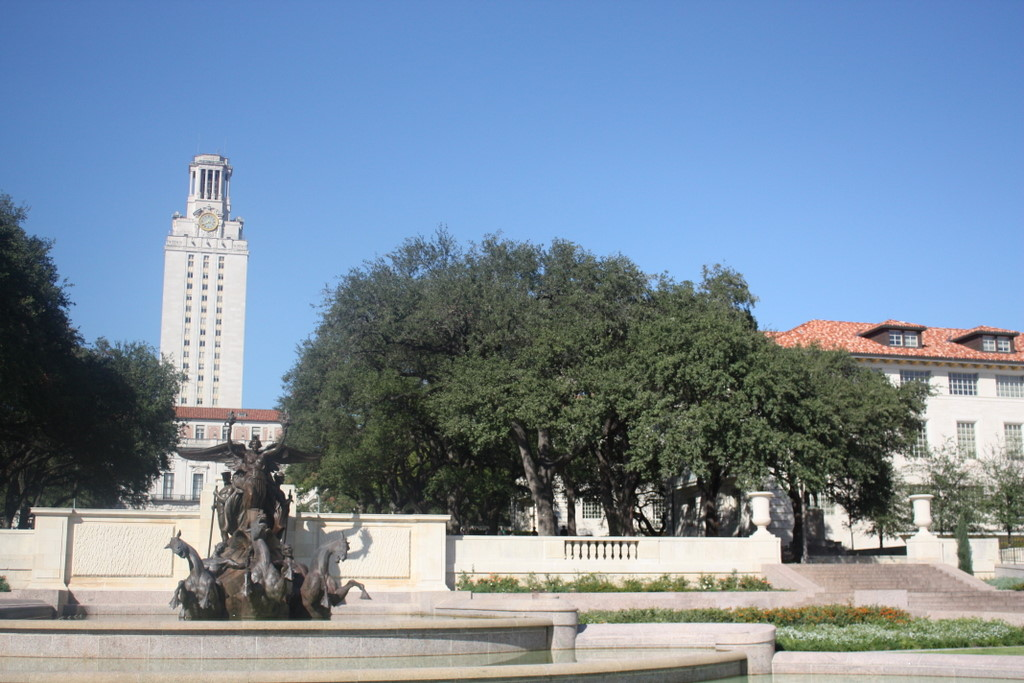
#> input picture ImgStitch/uttower_left.JPG, 1024 x 683 px, found by its file name
$ jupyter execute Thai_Justin_HW2.ipynb
#> lines starting #> are read from the running program, lines starting #| are printed output that depends on the picture; long printed decimals are rounded
### ImgStitch/utils.py
import numpy as np
from skimage.color import rgb2gray
from scipy.signal import convolve2d
from scipy.ndimage import rank_filter
from scipy.stats import norm


def dist2(x, c):
    """
    Calculates squared distance between two sets of points.

    Parameters
    ----------
    x: numpy.ndarray
        Data of shape `(ndata, dimx)`
    c: numpy.ndarray
        Centers of shape `(ncenters, dimc)`

    Returns
    -------
    n2: numpy.ndarray
        Squared distances between each pair of data from x and c, of shape
        `(ndata, ncenters)`
    """
    assert x.shape[1] == c.shape[1], \
        'Data dimension does not match dimension of centers'

    x = np.expand_dims(x, axis=0)  # new shape will be `(1, ndata, dimx)`
    c = np.expand_dims(c, axis=1)  # new shape will be `(ncenters, 1, dimc)`

    # We will now use broadcasting to easily calculate pairwise distances
    n2 = np.sum((x - c) ** 2, axis=-1)

    return n2


def gen_dgauss(sigma):
    """
    Generates the horizontally and vertically differentiated Gaussian filter

    Parameters
    ----------
    sigma: float
        Standard deviation of the Gaussian distribution

    Returns
    -------
    Gx: numpy.ndarray
        First degree derivative of the Gaussian filter across rows
    Gy: numpy.ndarray
        First degree derivative of the Gaussian filter across columns
    """
    f_wid = 4 * np.floor(sigma)
    G = norm.pdf(np.arange(-f_wid, f_wid + 1),
                 loc=0, scale=sigma).reshape(-1, 1)
    G = G.T * G
    Gx, Gy = np.gradient(G)

    Gx = Gx * 2 / np.abs(Gx).sum()
    Gy = Gy * 2 / np.abs(Gy).sum()

    return Gx, Gy


def find_sift(I, circles, enlarge_factor=1.5):
    """
    Compute non-rotation-invariant SIFT descriptors of a set of circles

    Parameters
    ----------
    I: numpy.ndarray
        Image
    circles: numpy.ndarray
        An array of shape `(ncircles, 3)` where ncircles is the number of
        circles, and each circle is defined by (x, y, r), where r is the radius
        of the cirlce
    enlarge_factor: float
        Factor which indicates by how much to enlarge the radius of the circle
        before computing the descriptor (a factor of 1.5 or large is usually
        necessary for best performance)

    Returns
    -------
    sift_arr: numpy.ndarray
        Array of SIFT descriptors of shape `(ncircles, 128)`
    """
    assert circles.ndim == 2 and circles.shape[1] == 3, \
        'Use circles array (keypoints array) of correct shape'
    I = I.astype(np.float64)
    if I.ndim == 3:
        I = rgb2gray(I)

    NUM_ANGLES = 8
    NUM_BINS = 4
    NUM_SAMPLES = NUM_BINS * NUM_BINS
    ALPHA = 9
    SIGMA_EDGE = 1

    ANGLE_STEP = 2 * np.pi / NUM_ANGLES
    angles = np.arange(0, 2 * np.pi, ANGLE_STEP)

    height, width = I.shape[:2]
    num_pts = circles.shape[0]

    sift_arr = np.zeros((num_pts, NUM_SAMPLES * NUM_ANGLES))

    Gx, Gy = gen_dgauss(SIGMA_EDGE)

    Ix = convolve2d(I, Gx, 'same')
    Iy = convolve2d(I, Gy, 'same')
    I_mag = np.sqrt(Ix ** 2 + Iy ** 2)
    I_theta = np.arctan2(Ix, Iy + 1e-12)

    interval = np.arange(-1 + 1/NUM_BINS, 1 + 1/NUM_BINS, 2/NUM_BINS)
    gridx, gridy = np.meshgrid(interval, interval)
    gridx = gridx.reshape((1, -1))
    gridy = gridy.reshape((1, -1))

    I_orientation = np.zeros((height, width, NUM_ANGLES))

    for i in range(NUM_ANGLES):
        tmp = np.cos(I_theta - angles[i]) ** ALPHA
        tmp = tmp * (tmp > 0)

        I_orientation[:, :, i] = tmp * I_mag

    for i in range(num_pts):
        cx, cy = circles[i, :2]
        r = circles[i, 2]

        gridx_t = gridx * r + cx
        gridy_t = gridy * r + cy
        grid_res = 2.0 / NUM_BINS * r

        x_lo = np.floor(np.max([cx - r - grid_res / 2, 0])).astype(np.int32)
        x_hi = np.ceil(np.min([cx + r + grid_res / 2, width])).astype(np.int32)
        y_lo = np.floor(np.max([cy - r - grid_res / 2, 0])).astype(np.int32)
        y_hi = np.ceil(
            np.min([cy + r + grid_res / 2, height])).astype(np.int32)

        grid_px, grid_py = np.meshgrid(
            np.arange(x_lo, x_hi, 1),
            np.arange(y_lo, y_hi, 1))
        grid_px = grid_px.reshape((-1, 1))
        grid_py = grid_py.reshape((-1, 1))

        dist_px = np.abs(grid_px - gridx_t)
        dist_py = np.abs(grid_py - gridy_t)

        weight_x = dist_px / (grid_res + 1e-12)
        weight_x = (1 - weight_x) * (weight_x <= 1)
        weight_y = dist_py / (grid_res + 1e-12)
        weight_y = (1 - weight_y) * (weight_y <= 1)
        weights = weight_x * weight_y

        curr_sift = np.zeros((NUM_ANGLES, NUM_SAMPLES))
        for j in range(NUM_ANGLES):
            tmp = I_orientation[y_lo:y_hi, x_lo:x_hi, j].reshape((-1, 1))
            curr_sift[j, :] = (tmp * weights).sum(axis=0)
        sift_arr[i, :] = curr_sift.flatten()

    tmp = np.sqrt(np.sum(sift_arr ** 2, axis=-1))
    if np.sum(tmp > 1) > 0:
        sift_arr_norm = sift_arr[tmp > 1, :]
        sift_arr_norm /= tmp[tmp > 1].reshape(-1, 1)

        sift_arr_norm = np.clip(sift_arr_norm, sift_arr_norm.min(), 0.2)

        sift_arr_norm /= np.sqrt(
            np.sum(sift_arr_norm ** 2, axis=-1, keepdims=True))

        sift_arr[tmp > 1, :] = sift_arr_norm

    return sift_arr


def harris(im, sigma, thresh=None, radius=None):
    """
    Harris corner detector

    Parameters
    ----------
    im: numpy.ndarray
        Image to be processed
    sigma: float
        Standard deviation of smoothing Gaussian
    thresh: float (optional)
    radius: float (optional)
        Radius of region considered in non-maximal suppression

    Returns
    -------
    cim: numpy.ndarray
        Binary image marking corners
    r: numpy.ndarray
        Row coordinates of corner points. Returned only if none of `thresh` and
        `radius` are None.
    c: numpy.ndarray
        Column coordinates of corner points. Returned only if none of `thresh`
        and `radius` are None.
    """
    if im.ndim == 3:
        im = rgb2gray(im)

    dx = np.tile([[-1, 0, 1]], [3, 1])
    dy = dx.T

    Ix = convolve2d(im, dx, 'same')
    Iy = convolve2d(im, dy, 'same')

    f_wid = np.round(3 * np.floor(sigma))
    G = norm.pdf(np.arange(-f_wid, f_wid + 1),
                 loc=0, scale=sigma).reshape(-1, 1)
    G = G.T * G
    G /= G.sum()

    Ix2 = convolve2d(Ix ** 2, G, 'same')
    Iy2 = convolve2d(Iy ** 2, G, 'same')
    Ixy = convolve2d(Ix * Iy, G, 'same')

    cim = (Ix2 * Iy2 - Ixy ** 2) / (Ix2 + Iy2 + 1e-12)

    if thresh is None or radius is None:
        return cim
    else:
        size = int(2 * radius + 1)
        mx = rank_filter(cim, -1, size=size)
        cim = (cim == mx) & (cim > thresh)

        r, c = cim.nonzero()

        return cim, r, c


# [15 lines that do not run on import are left out]

### ImgStitch/Thai_Justin_HW2.ipynb
[cell 1]
from utils import harris, dist2, find_sift
import matplotlib.pyplot as plt
import matplotlib.patches as patches
import skimage
import numpy as np
from PIL import Image
import cv2
import random

## 1. Load images and Convert to grayscale

[cell 2]
img1 = Image.open('uttower_left.jpg').convert('L')
img1c = np.array(img1, dtype = np.float32)

img2 = Image.open('uttower_right.jpg').convert('L')
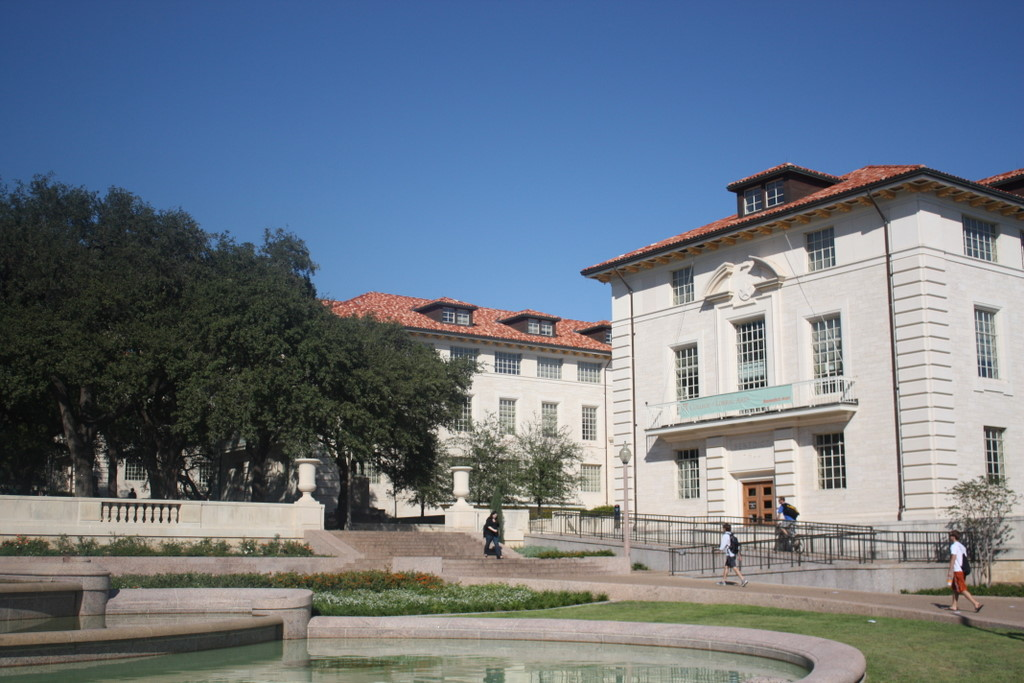
#> input picture ImgStitch/uttower_right.JPG, 1024 x 683 px, found by its file name
img2c = np.array(img2, dtype = np.float32)

img1c /= 255.0
img2c /= 255.0

[cell 3]
plt.imshow(img1c, cmap='gray')

[cell 4]
plt.imshow(img2c, cmap='gray')

## 2. Detect Feature Points

[cell 5]
radius = 5
thresh = 0.08
cim1, r1, c1 = harris(img1c, 2, thresh, radius)
#> in harris, `cim = (cim == mx) & (cim > thresh)`:
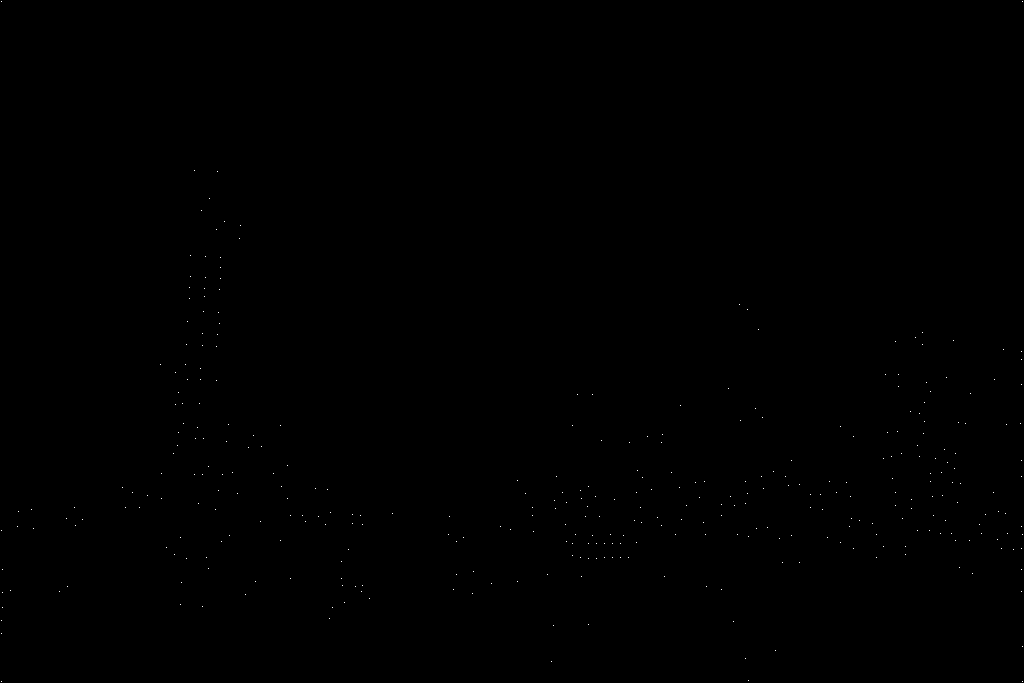
#> cim: shape (683, 1024) bool; 0.05% white in thin lines or dots
#> in harris, `r, c = cim.nonzero()`: r = 356 values from 1 to 681; c = 356 values, max 1022 at index 1, min 1 at index 0, mean 563.9
#> r1 = 356 values from 1 to 681; c1 has the same summary as c in harris
cim2, r2, c2 = harris(img2c, 2, thresh, radius)
#> call 2 of harris, with sigma = 2, thresh = 0.08, radius = 5
#> in harris (call 2), `mx = rank_filter(cim, -1, size=size)`:
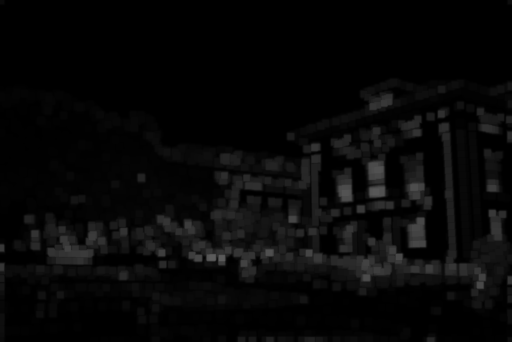
#> mx: shape (683, 1024) float64 (shown at 1/2 size); min 4.1e-06, max 0.361, mean 0.0305
#> in harris (call 2), `r, c = cim.nonzero()`: r = 424 values from 172 to 681; c = 424 values, max 1022 at index 0, min 1 at index 274, mean 607.9
#> r2 = 424 values from 172 to 681; c2 has the same summary as c in harris

[cell 6]
plt.imshow(cim1, cmap='gray')

[cell 7]
plt.imshow(cim2, cmap='gray')

[cell 8]
def draw_corners(img, r, c):
    img_copy = img.copy()
    fig, ax = plt.subplots(figsize = (10, 10))
    for i in range(0, len(r)):
        rect = patches.Rectangle((c[i], r[i]), 10, 10, linewidth=1, edgecolor='r', facecolor='none')
        ax.add_patch(rect)
    ax.imshow(img_copy, cmap='gray')

[cell 9]
draw_corners(img1, r1, c1)

[cell 10]
draw_corners(img2, r2, c2)

## 3. Extract local neighborhoods around every keypoint

[cell 11]
# [19 lines of commented-out code are left out]

[cell 12]
def sift_d(img, r, c, w):
    d = find_sift(img, np.array([(c[i], r[i], w) for i in range(len(r))]))
#> after the loop in find_sift, `for i in range(NUM_ANGLES):`:
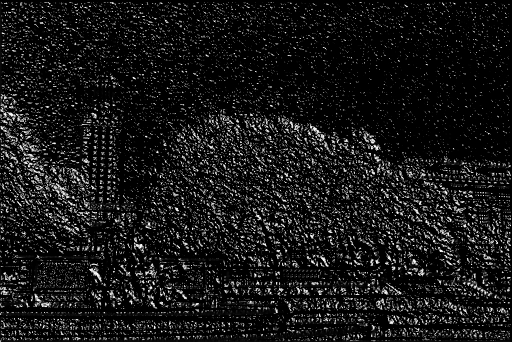
#> tmp: shape (683, 1024) float64 (shown at 1/2 size); min 0, max 1, mean 0.0906
#> the loop in find_sift, `for i in range(num_pts):` made 356 passes
#> (cx, cy, x_lo, x_hi, y_lo, y_hi) on passes 1 to 3: (1, 1, 0, 8, 0, 8), (1022, 1, 1015, 1024, 0, 8), (194, 170, 187, 201, 163, 177)
#> after the loop in find_sift, `for i in range(num_pts):`:
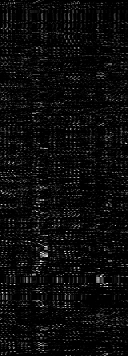
#> sift_arr: shape (356, 128) float64; min 0, max 3.57, mean 0.17; drawn with min black and max white
#> in find_sift, `tmp = np.sqrt(np.sum(sift_arr ** 2, axis=-1))`: tmp = 356 values, max 7.73 at index 246, min 1.29 at index 89, mean 4.06
    return d

[cell 13]
# [6 lines of commented-out code are left out]

descriptors_1 = sift_d(img1c, r1, c1, 5)
descriptors_2 = sift_d(img2c, r2, c2, 5)
#> call 2 of find_sift, with circles = array of shape (424, 3), enlarge_factor = 1.5
#> in find_sift (call 2), `I_theta = np.arctan2(Ix, Iy + 1e-12)`:
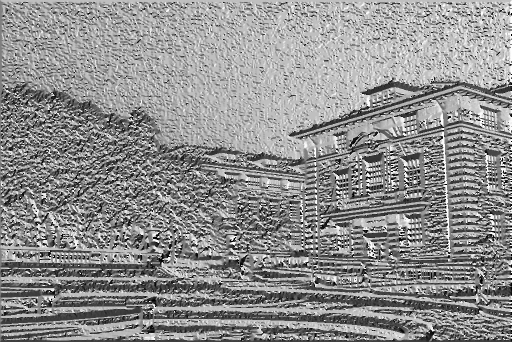
#> I_theta: shape (683, 1024) float64 (shown at 1/2 size); min -3.14, max 3.14, mean 0.39; drawn with min black and max white
#> the loop in find_sift (call 2), `for i in range(NUM_ANGLES):` made 8 passes
#> pass 2, in find_sift (call 2), `tmp = np.cos(I_theta - angles[i]) ** ALPHA`:
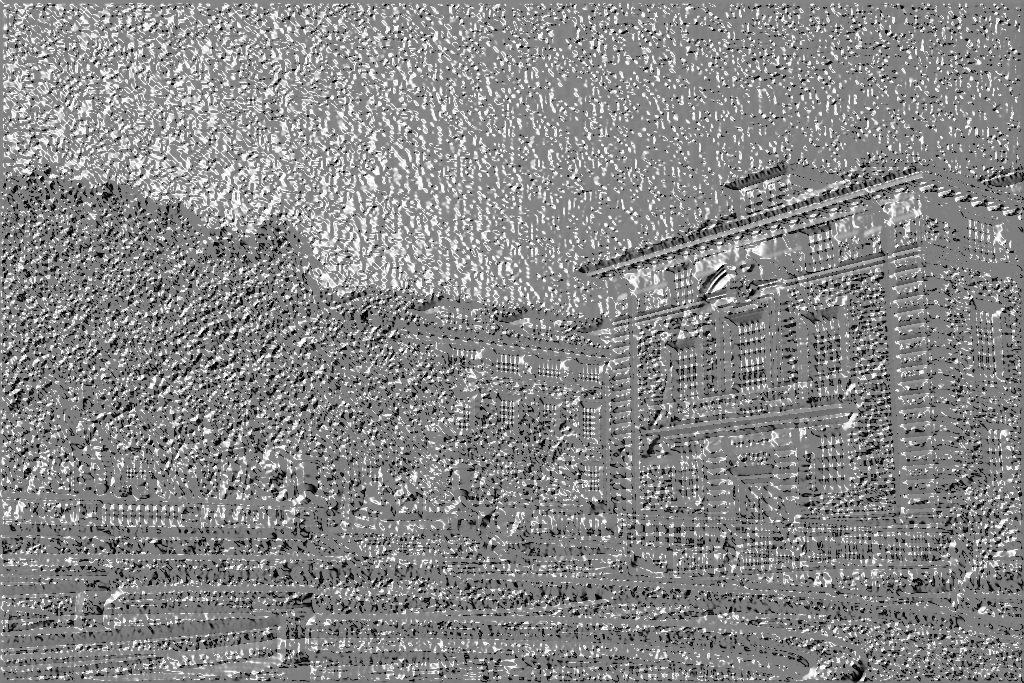
#> tmp: shape (683, 1024) float64; min -1, max 1, mean 0.0656; drawn with min black and max white
#> the loop in find_sift (call 2), `for i in range(num_pts):` made 424 passes
#> (cx, cy, x_lo, x_hi, y_lo, y_hi) on passes 1 to 3: (1022, 172, 1015, 1024, 165, 179), (883, 178, 876, 890, 171, 185), (735, 194, 728, 742, 187, 201)
print (descriptors_1.shape)
#| (356, 128)
print (descriptors_2.shape)
#| (424, 128)

## 4. Compute distances between descriptors

[cell 14]
# use dist2 from utils.py to compute dist between descriptors
distances = dist2(descriptors_2, descriptors_1)
print(distances.shape)
#| (356, 424)

## 5. Select Matches

[cell 15]
def filter_descriptors_by_dist(distances, thresh):
    matches = np.argwhere(distances < thresh)
    return matches

filtered_matches = filter_descriptors_by_dist(distances, 0.2)
print(filtered_matches.shape)
#| (184, 2)
valid_indices = np.logical_and(filtered_matches[:, 0] < descriptors_1.shape[0], filtered_matches[:, 1] < descriptors_1.shape[0])
filtered_matches = filtered_matches[valid_indices]
print(filtered_matches.shape)
#| (176, 2)

## 6. RANSAC

[cell 16]
def draw_inliers(img1, img2, r1, c1, r2, c2, inliers):
    img1_copy = img1.copy()
    img2_copy = img2.copy()

    fig, ax = plt.subplots(figsize=(12, 6))


    ax.imshow(np.hstack((img1_copy, img2_copy)), cmap='gray')

    img2_offset = img1.shape[1]

    for i in inliers:
        i1 = i[0]
        i2 = i[1]
        rect1 = patches.Rectangle((c1[i1], r1[i1]), 10, 10, linewidth=1, edgecolor='g', facecolor='none')
        rect2 = patches.Rectangle((c2[i2] + img2_offset, r2[i2]), 10, 10, linewidth=1, edgecolor='r', facecolor='none')
        ax.add_patch(rect1)
        ax.add_patch(rect2)
        ax.plot([c1[i1], c2[i2] + img2_offset], [r1[i1], r2[i2]], '-r')

    plt.show()

[cell 17]
def RANSAC(filtered_matches, eps, num_loops):
#> called with filtered_matches = array of shape (176, 2), eps = 10, num_loops = 1000
    max_inliers = []
    bestH = None
    best_residual = np.inf

    for i in range(num_loops):
        A = []
        inliers = []
        dist = []
        indices = np.random.choice(len(filtered_matches), size=4, replace=False)

        for j in indices:
            x1 = c1[filtered_matches[j][0]]
            y1 = r1[filtered_matches[j][0]]
            x2 = c2[filtered_matches[j][1]]
            y2 = r2[filtered_matches[j][1]]
            A.append([[x1, y1, 1, 0, 0, 0, -x2*x1, -x2*y1, -x2], [0, 0, 0, x1, y1, 1, -y2*x1, -y2*y1, -y2]])

        A = np.array(A).reshape(-1, 9)
        _, _, vh = np.linalg.svd(A, full_matrices=True)
        H = vh[-1].reshape(3, 3)
        H /= H[2, 2]

        for p in range(len(filtered_matches)):
            x1 = c1[filtered_matches[p][0]]
            y1 = r1[filtered_matches[p][0]]
            x2 = c2[filtered_matches[p][1]]
            y2 = r2[filtered_matches[p][1]]
            projected = np.dot(H, np.array([x1, y1, 1]))
            if projected[2] != 0:
                projected /= projected[2]
            else:
                continue  # Skip if projection is invalid

            distance = np.linalg.norm(np.array([x2, y2]) - projected[:2])

            if distance < eps:
                inliers.append(filtered_matches[p])
                dist.append(distance)

        if len(inliers) > len(max_inliers):
            max_inliers = inliers
            bestH = H
            best_residual = np.mean(dist)

    return max_inliers, best_residual, bestH

[cell 18]
# report num of inliers and the average residual for the inliers
inliers, residual, H = RANSAC(filtered_matches, 10, 1000)
print("number of inliers: " + str(len(inliers)))
#| number of inliers: 96
print("residual: " + str(residual))
#| residual: 2.397
print(H)
#| [[ 1.37261866e+00 -5.14322391e-02 -6.25653587e+02]
#|  [ 1.98120872e-01  1.29245657e+00 -2.02707007e+02]
#|  [ 3.35453872e-04  3.72822661e-05  1.00000000e+00]]

inliers_formatted = [[inlier[0], inlier[1]] for inlier in inliers]
finliers = np.array(inliers_formatted)
draw_inliers(img1c,img2c, r1, c1, r2, c2, inliers_formatted)
#> the loop in draw_inliers, `for i in inliers:` made 96 passes
#> i on passes 1 to 8: [29, 49], [32, 54], [36, 56], [39, 63], [47, 79], [48, 84], [51, 92], [59, 104]

## 7. Warp one image onto the other

[cell 19]
def warp_img(image_left, H):
    # this part of code is referenced from Ajinkya Tejankar
    # get the height and width of the image
    # this function will work with color images
    # so, having third color channel is not a problem
    h_left, w_left = image_left.shape[:2]

    # we want to find where the image corners are going to land
    # so, we create a matrix of four corner points
    C_left = np.array([
        [0, 0     , w_left, w_left],
        [0, h_left, 0     , h_left],
        [1, 1     , 1     , 1     ]
    ])

    # apply the homography to the corner points to get projected corner points
    Cp_left = H @ C_left
    Cp_left = Cp_left / Cp_left[-1, :]

    # find the minimum height and width of the projected corners
    w_min, h_min = Cp_left[:-1].min(axis=1).tolist()
    # we might need to properly floor or ceil the floats to prevent
    # the edge pixels from getting cropped but this works for our needs
    # feel free to fix this
    w_min, h_min = int(np.abs(w_min)), int(np.abs(h_min))
    # what's the final warped image size that can hold the full image?
    warped_image_shape = (h_left + h_min, w_left + w_min)

    # we create a new homography that applies the translation
    # that would be otherwise cropped by the warp function below
    Ht = np.array([
        [1, 0, w_min],
        [0, 1, h_min],
        [0, 0, 1    ]
    ])
    # apply the translation homography so that the image is warped
    # but does not have a negative translation relative to origin
    Hw = Ht @ H
    # may not be strictly necessary but make sure that (3,3) is 1
    Hw = Hw / Hw[-1, -1]

    # use skimage.transform.ProjectiveTransform to create a transform for the homography Hw
    tform = skimage.transform.ProjectiveTransform(Hw)
    # use skimage.transform.warp to apply the transform
    warped_image = skimage.transform.warp(image_left, tform.inverse, output_shape = warped_image_shape)

    return warped_image

[cell 20]
#I had to use a fixed homography to see the results of 7 and 8
H = ([[ 1.27430545e+00, -7.59977796e-02, -5.61317507e+02],
       [ 1.64746487e-01,  1.19150852e+00, -1.60587398e+02],
       [ 2.66754677e-04, -3.55768597e-06,  1.00000000e+00]])


warped_img1 = warp_img(img1c, H)
plt.imshow(warped_img1, cmap='gray')

## 8. Create a new image to hold the panorama

[cell 21]
def create_panorama(warped_img1, img2):
    im1 = warped_img1/3
    width = im1.shape[1]
    height = im1.shape[0]

    # Calculate the offsets for placing images
    offset_x = width - img2.shape[1]
    offset_y = height - img2.shape[0]

    for i in range(offset_y, height):
        for j in range(offset_x, width):
            if im1[i, j] == 0:
                im1[i, j] = img2[i - offset_y, j - offset_x]/ 4
            elif im1[i, j] > 0 and img2[i - offset_y, j - offset_x] > 0:
                im1[i, j] = (im1[i, j] + img2[i - offset_y, j - offset_x]) /1.5

    return im1

panorama_gray = create_panorama(warped_img1, img2c)
plt.imshow(panorama_gray, cmap='gray')

[cell 22]
def create_panorama_rgb(warped_img1, img2, H):
    im1 = warped_img1
    warped_img1 = warp_img(im1, H)/3
    width = warped_img1.shape[1]
    height = warped_img1.shape[0]

    # Calculate the offsets for placing images
    offset_x = width - img2.shape[1]
    offset_y = height - img2.shape[0]

    # Loop through each pixel position in img2 and modify warped_img1
    for i in range(offset_y, height):
        for j in range(offset_x, width):
            for c in range(3):
                if warped_img1[i, j, c] == 0:
                    warped_img1[i, j, c] = img2[i - offset_y, j - offset_x, c] /2
                elif warped_img1[i, j, c] > 0 and img2[i - offset_y, j - offset_x, c] > 0:
                    warped_img1[i, j, c] = (warped_img1[i, j, c] + img2[i - offset_y, j - offset_x, c]) / 1.2

    warped_img1 = np.clip(warped_img1, 0, 1)
    return warped_img1
